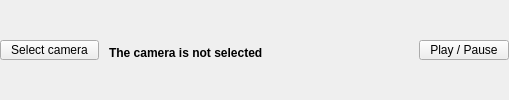
              <widget class="QWidget" name="frame_select_camera">
               <property name="sizePolicy">
                <sizepolicy hsizetype="Expanding" vsizetype="Fixed">
                 <horstretch>0</horstretch>
                 <verstretch>0</verstretch>
                </sizepolicy>
               </property>
               <property name="minimumSize">
                <size>
                 <width>0</width>
                 <height>40</height>
                </size>
               </property>
               <layout class="QHBoxLayout" name="horizontalLayout_5" stretch="0,0,0">
                <property name="spacing">
                 <number>10</number>
                </property>
                <property name="leftMargin">
                 <number>0</number>
                </property>
                <property name="topMargin">
                 <number>10</number>
                </property>
                <property name="rightMargin">
                 <number>0</number>
                </property>
                <property name="bottomMargin">
                 <number>10</number>
                </property>
                <item>
                 <widget class="QPushButton" name="btn_select_camera">
                  <property name="minimumSize">
                   <size>
                    <width>0</width>
                    <height>20</height>
                   </size>
                  </property>
                  <property name="maximumSize">
                   <size>
                    <width>16777215</width>
                    <height>20</height>
                   </size>
                  </property>
                  <property name="styleSheet">
                   <string notr="true">padding-right: 10px;
padding-left: 10px;
font: 12px &quot;Noto Sans&quot;;</string>
                  </property>
                  <property name="text">
                   <string>Select camera</string>
                  </property>
                 </widget>
                </item>
                <item>
                 <widget class="QLabel" name="label_camera_name">
                  <property name="sizePolicy">
                   <sizepolicy hsizetype="Expanding" vsizetype="Fixed">
                    <horstretch>0</horstretch>
                    <verstretch>0</verstretch>
                   </sizepolicy>
                  </property>
                  <property name="minimumSize">
                   <size>
                    <width>300</width>
                    <height>20</height>
                   </size>
                  </property>
                  <property name="maximumSize">
                   <size>
                    <width>500</width>
                    <height>20</height>
                   </size>
                  </property>
                  <property name="styleSheet">
                   <string notr="true">font: 12px &quot;Noto Sans&quot;;
font-weight: 600;</string>
                  </property>
                  <property name="text">
                   <string>The camera is not selected</string>
                  </property>
                  <property name="alignment">
                   <set>Qt::AlignBottom|Qt::AlignLeading|Qt::AlignLeft</set>
                  </property>
                  <property name="textInteractionFlags">
                   <set>Qt::NoTextInteraction</set>
                  </property>
                 </widget>
                </item>
                <item>
                 <widget class="QPushButton" name="btn_toggle_camera">
                  <property name="minimumSize">
                   <size>
                    <width>0</width>
                    <height>20</height>
                   </size>
                  </property>
                  <property name="maximumSize">
                   <size>
                    <width>16777215</width>
                    <height>20</height>
                   </size>
                  </property>
                  <property name="styleSheet">
                   <string notr="true">padding-right: 10px;
padding-left: 10px;
font: 12px &quot;Noto Sans&quot;;</string>
                  </property>
                  <property name="text">
                   <string>Play / Pause</string>
                  </property>
                 </widget>
                </item>
               </layout>
              </widget>
